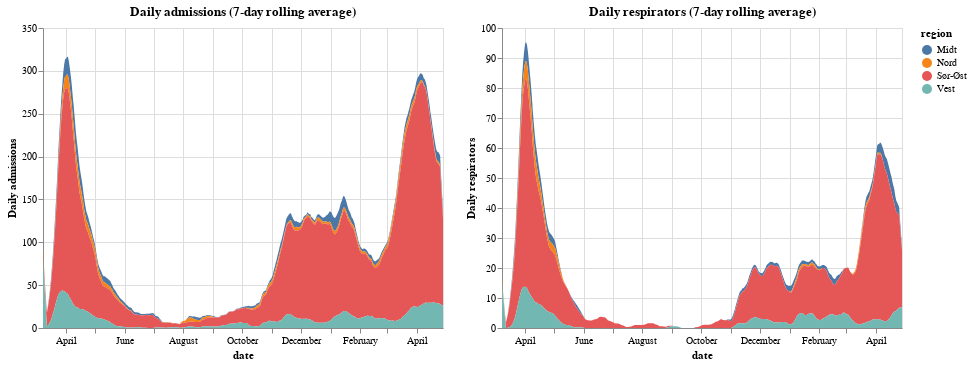

Notebook cell for this chart:
### Code cell
def plot_daily_admissions(
    label=None,
    window=7,
):
    """Plot daily hostpital admissions, incl respirators"""
    df = datasets["respirator-admissions"]

    charts = []
    for key in ("admissions", "respirators"):
        #         label = key
        #         if key == "respirators":
        #             label = "a"
        chart = (
            alt.Chart(df, title=f"Daily {key} ({window}-day rolling average)")
            .mark_area(
                tooltip=alt.TooltipContent("encoding"),
            )
            .transform_window(
                avg=f"mean({key})",
                frame=[-window // 2, window // 2],
            )
            .encode(
                x="date:T",
                y=alt.Y("avg:Q", axis=alt.Axis(title=f"Daily {key}")),
                color="region",
            )
        )
        charts.append(chart.interactive())
    return alt.hconcat(*charts).add_selection(x_domain)


plot_daily_admissions()

### Figure 1 — Vega-Lite specification as saved in the notebook (floating-point values rounded to 4 significant figures; data arrays with more than 128 entries replaced by an {"elided": "..."} marker saying what was removed)
{"config": {"view": {"continuousWidth": 400, "continuousHeight": 300}}, "hconcat": [{"mark": {"type": "area", "tooltip": {"content": "encoding"}}, "encoding": {"color": {"type": "nominal", "field": "region"}, "x": {"type": "temporal", "field": "date"}, "y": {"type": "quantitative", "axis": {"title": "Daily admissions"}, "field": "avg"}}, "selection": {"selector004": {"type": "interval", "bind": "scales", "encodings": ["x", "y"]}, "selector001": {"type": "interval", "bind": "scales", "encodings": ["x"]}}, "title": "Daily admissions (7-day rolling average)", "transform": [{"window": [{"op": "mean", "field": "admissions", "as": "avg"}], "frame": [-4, 3]}]}, {"mark": {"type": "area", "tooltip": {"content": "encoding"}}, "encoding": {"color": {"type": "nominal", "field": "region"}, "x": {"type": "temporal", "field": "date"}, "y": {"type": "quantitative", "axis": {"title": "Daily respirators"}, "field": "avg"}}, "selection": {"selector005": {"type": "interval", "bind": "scales", "encodings": ["x", "y"]}, "selector001": {"type": "interval", "bind": "scales", "encodings": ["x"]}}, "title": "Daily respirators (7-day rolling average)", "transform": [{"window": [{"op": "mean", "field": "respirators", "as": "avg"}], "frame": [-4, 3]}]}], "data": {"name": "data-670f2b5e1e97570fe2a253f707efdbb8"}, "$schema": "https://vega.github.io/schema/vega-lite/v4.8.1.json", "datasets": {"data-670f2b5e1e97570fe2a253f707efdbb8": {"elided": "1500 records"}}}
